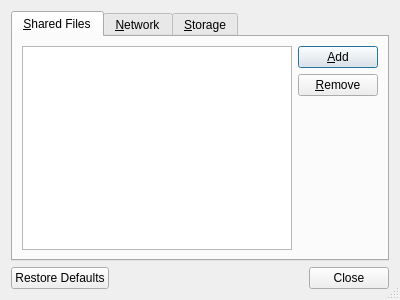
<?xml version="1.0" encoding="UTF-8"?>
<ui version="4.0">
 <class>preferences_dialog</class>
 <widget class="QDialog" name="preferences_dialog">
  <property name="geometry">
   <rect>
    <x>0</x>
    <y>0</y>
    <width>400</width>
    <height>300</height>
   </rect>
  </property>
  <property name="windowTitle">
   <string>Bytestag Preferences</string>
  </property>
  <property name="sizeGripEnabled">
   <bool>true</bool>
  </property>
  <layout class="QVBoxLayout" name="verticalLayout">
   <item>
    <widget class="QTabWidget" name="tab_widget">
     <property name="currentIndex">
      <number>0</number>
     </property>
     <widget class="QWidget" name="tab">
      <attribute name="title">
       <string>&amp;Shared Files</string>
      </attribute>
      <layout class="QHBoxLayout" name="horizontalLayout">
       <item>
        <widget class="QTableView" name="shared_files_table_view">
         <property name="sortingEnabled">
          <bool>true</bool>
         </property>
         <attribute name="horizontalHeaderShowSortIndicator" stdset="0">
          <bool>true</bool>
         </attribute>
         <attribute name="horizontalHeaderStretchLastSection">
          <bool>true</bool>
         </attribute>
        </widget>
       </item>
       <item>
        <layout class="QVBoxLayout" name="verticalLayout_2">
         <item>
          <widget class="QPushButton" name="shared_files_add_button">
           <property name="text">
            <string>&amp;Add</string>
           </property>
          </widget>
         </item>
         <item>
          <widget class="QPushButton" name="shared_files_remove_button">
           <property name="text">
            <string>&amp;Remove</string>
           </property>
          </widget>
         </item>
         <item>
          <spacer name="verticalSpacer">
           <property name="orientation">
            <enum>Qt::Vertical</enum>
           </property>
           <property name="sizeHint" stdset="0">
            <size>
             <width>20</width>
             <height>40</height>
            </size>
           </property>
          </spacer>
         </item>
        </layout>
       </item>
      </layout>
     </widget>
     <widget class="QWidget" name="tab_2">
      <attribute name="title">
       <string>&amp;Network</string>
      </attribute>
      <layout class="QVBoxLayout" name="verticalLayout_4">
       <item>
        <widget class="QGroupBox" name="groupBox">
         <property name="title">
          <string>Listening Address</string>
         </property>
         <layout class="QFormLayout" name="formLayout">
          <item row="0" column="1">
           <widget class="QLineEdit" name="listening_host_edit"/>
          </item>
          <item row="1" column="1">
           <widget class="QSpinBox" name="listening_port_spin_box">
            <property name="minimum">
             <number>1024</number>
            </property>
            <property name="maximum">
             <number>65535</number>
            </property>
           </widget>
          </item>
          <item row="0" column="0">
           <widget class="QLabel" name="label">
            <property name="text">
             <string>Host:</string>
            </property>
           </widget>
          </item>
          <item row="1" column="0">
           <widget class="QLabel" name="label_2">
            <property name="text">
             <string>Port:</string>
            </property>
           </widget>
          </item>
         </layout>
        </widget>
       </item>
      </layout>
     </widget>
     <widget class="QWidget" name="tab_3">
      <attribute name="title">
       <string>&amp;Storage</string>
      </attribute>
      <layout class="QVBoxLayout" name="verticalLayout_3">
       <item>
        <layout class="QFormLayout" name="formLayout_2">
         <item row="0" column="0">
          <widget class="QLabel" name="label_3">
           <property name="text">
            <string>Default download folder:</string>
           </property>
          </widget>
         </item>
         <item row="0" column="1">
          <widget class="QPushButton" name="default_share_dir_button"/>
         </item>
        </layout>
       </item>
       <item>
        <widget class="QGroupBox" name="groupBox_2">
         <property name="title">
          <string>Cache</string>
         </property>
         <layout class="QFormLayout" name="formLayout_3">
          <item row="0" column="0">
           <widget class="QLabel" name="label_4">
            <property name="text">
             <string>Maximum size (MB):</string>
            </property>
           </widget>
          </item>
          <item row="0" column="1">
           <widget class="QSpinBox" name="cache_max_size_spin_box">
            <property name="maximum">
             <number>1073741824</number>
            </property>
            <property name="singleStep">
             <number>100</number>
            </property>
           </widget>
          </item>
         </layout>
        </widget>
       </item>
      </layout>
     </widget>
    </widget>
   </item>
   <item>
    <widget class="QDialogButtonBox" name="button_box">
     <property name="orientation">
      <enum>Qt::Horizontal</enum>
     </property>
     <property name="standardButtons">
      <set>QDialogButtonBox::Close|QDialogButtonBox::RestoreDefaults</set>
     </property>
    </widget>
   </item>
  </layout>
 </widget>
 <resources/>
 <connections>
  <connection>
   <sender>button_box</sender>
   <signal>accepted()</signal>
   <receiver>preferences_dialog</receiver>
   <slot>accept()</slot>
   <hints>
    <hint type="sourcelabel">
     <x>248</x>
     <y>254</y>
    </hint>
    <hint type="destinationlabel">
     <x>157</x>
     <y>274</y>
    </hint>
   </hints>
  </connection>
  <connection>
   <sender>button_box</sender>
   <signal>rejected()</signal>
   <receiver>preferences_dialog</receiver>
   <slot>reject()</slot>
   <hints>
    <hint type="sourcelabel">
     <x>316</x>
     <y>260</y>
    </hint>
    <hint type="destinationlabel">
     <x>286</x>
     <y>274</y>
    </hint>
   </hints>
  </connection>
 </connections>
</ui>
